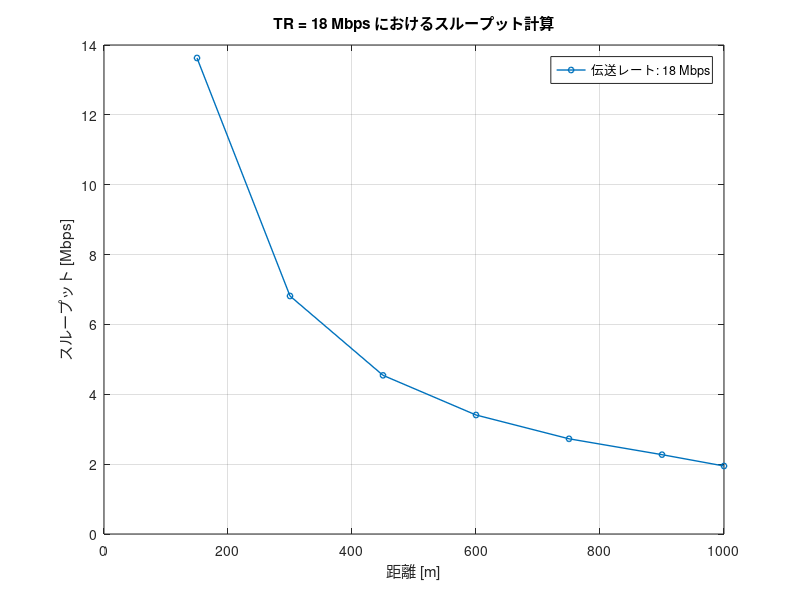

The MATLAB script that drew this image:
clear;
Rmin = [-82, -81, -79, -77, -74, -70, -66, -65]; % 最小受信感度 [dBm]
TR = [6, 9, 12, 18, 24, 36, 48, 54]; % 伝送レート [Mbps]
databit = [24, 36, 48, 72, 96, 144, 192, 216]; % OFDMシンボルごとのデータビット[bit]

Tp = 10; % 送信電力 [dBm]
f = 2.4 * 10^9; % 周波数 [Hz]
c = 3 * 10^8; % 光速 [m/s]

PLCP_pre = 16; % PLCPプリアンブル[μs]
PLCPhead_sig = 1; % PLCPヘッダ（シグナル）[μs]
PLCPhead_ser = 16; % PLCPヘッダ（サービス）[μs]
ACK = 80; % 802.11ACKフレーム[bit]
MAC = 192; % 802.11MACヘッダ[bit]
LLC = 64; % LLCヘッダ[bit]
packet = 12000; % IPパケット長[bit]
FCS = 32; % FCS[bit]
tail = 6; % テイルビット[bit]
SIFS = 10; % [μs]
DIFS = 34; % [μs]
backoff = 101.5; % 平均バックオフ制御時間 [μs]
slottime = 9; % ショートスロットタイム[μs]

max_distance = 1000; % 最大距離 [m]
N = 0; % 今の端末数
N_max = 20; % 最大端末数
N_succsess = zeros(size(N_max)); % 通信成功した端末の配列

% 選択された伝送レート (TR = 18 Mbps) に対応するインデックスを取得
index = find(TR == 18);
if isempty(index)
    error('指定された伝送レートが見つかりません');
end

% 必要な値を抽出
Rmin_current = Rmin(index);
TR_current = TR(index);
databit_current = databit(index);

% 最大伝送距離の計算
Lfs = Tp - Rmin_current; % 距離減衰 [dB]
d_max = floor(((10^(Lfs / 20)) * c) / (4 * pi * f) / 50) * 50; % 最大伝送距離 [m]
N_skip = d_max / 50;

% フレームの計算
ACK_t = PLCP_pre + (PLCPhead_sig + ceil((PLCPhead_ser + ACK + FCS + tail) / databit_current)) * 4;
data_t = PLCP_pre + (PLCPhead_sig + ceil((PLCPhead_ser + MAC + LLC + packet + FCS + tail) / databit_current)) * 4;

% スループット計算
throughput = [];
j = 1;
total_tt = 0;


while N <= N_max
    N = N + N_skip;
    
    total_tt = total_tt + (ACK_t + data_t + SIFS + backoff); % トータル時間
    N = N - 1; % 一つ手前の端末に
    total_tt = total_tt + slottime + ACK_t; % 通信成功

    if  N>=N_max
        throughput(j) = packet / total_tt; % スループット [Mbps]
        N_succsess(j) = N_max*50; % 距離[m]を記録
        break;
    end
    throughput(j) = packet / total_tt; % スループット [Mbps]
    N_succsess(j) = N*50; % 距離[m]を記録
    j = j + 1;
    
   
end

% スループットのプロット
figure;
plot(N_succsess, throughput, '-o', 'LineWidth', 1, 'MarkerSize', 4, 'DisplayName', sprintf('伝送レート: %d Mbps', TR_current));
xlabel('距離 [m]');
ylabel('スループット [Mbps]');
title('TR = 18 Mbps におけるスループット計算');
legend('show');
grid on;
